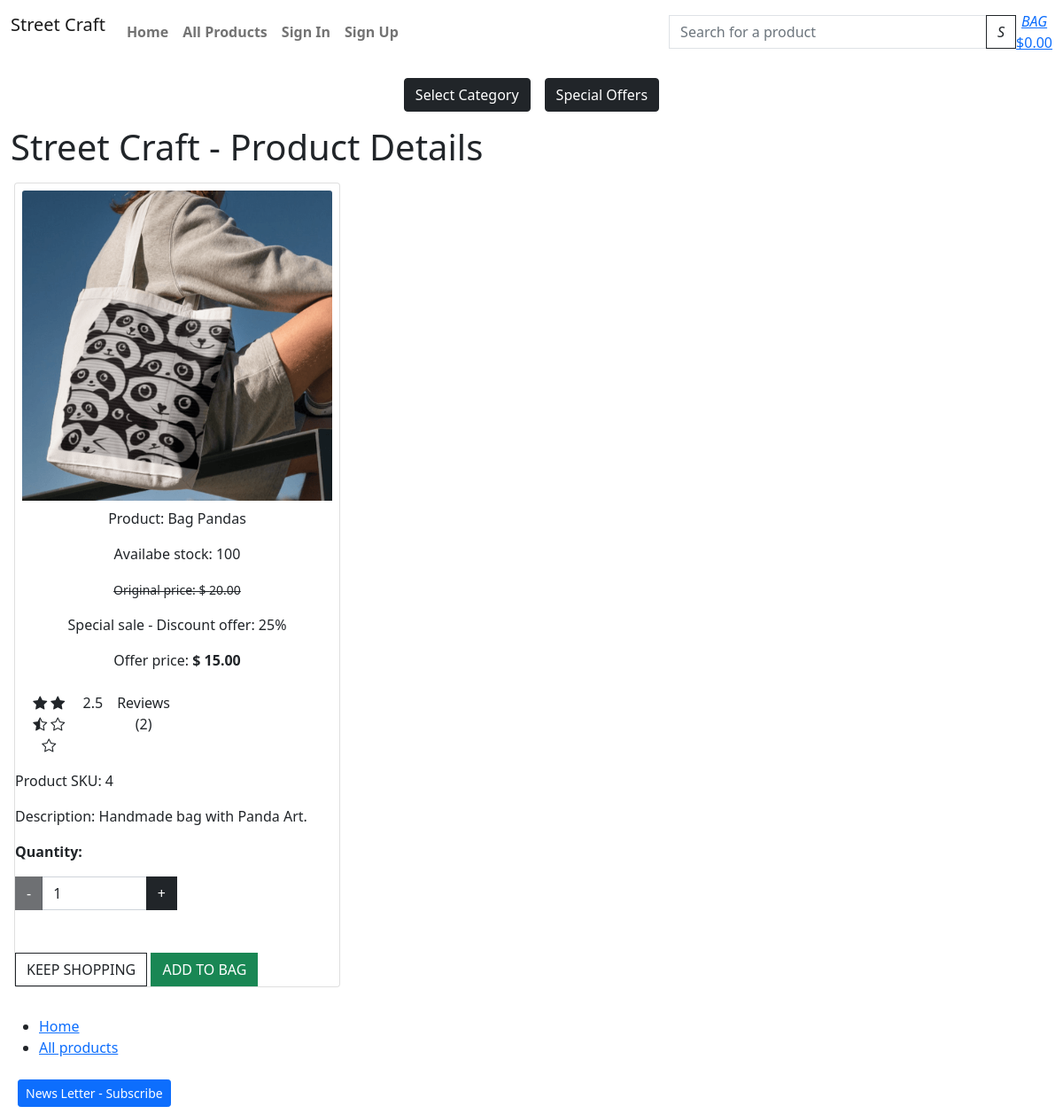
The page /details/bag-pandas/ on the database as committed earlier.
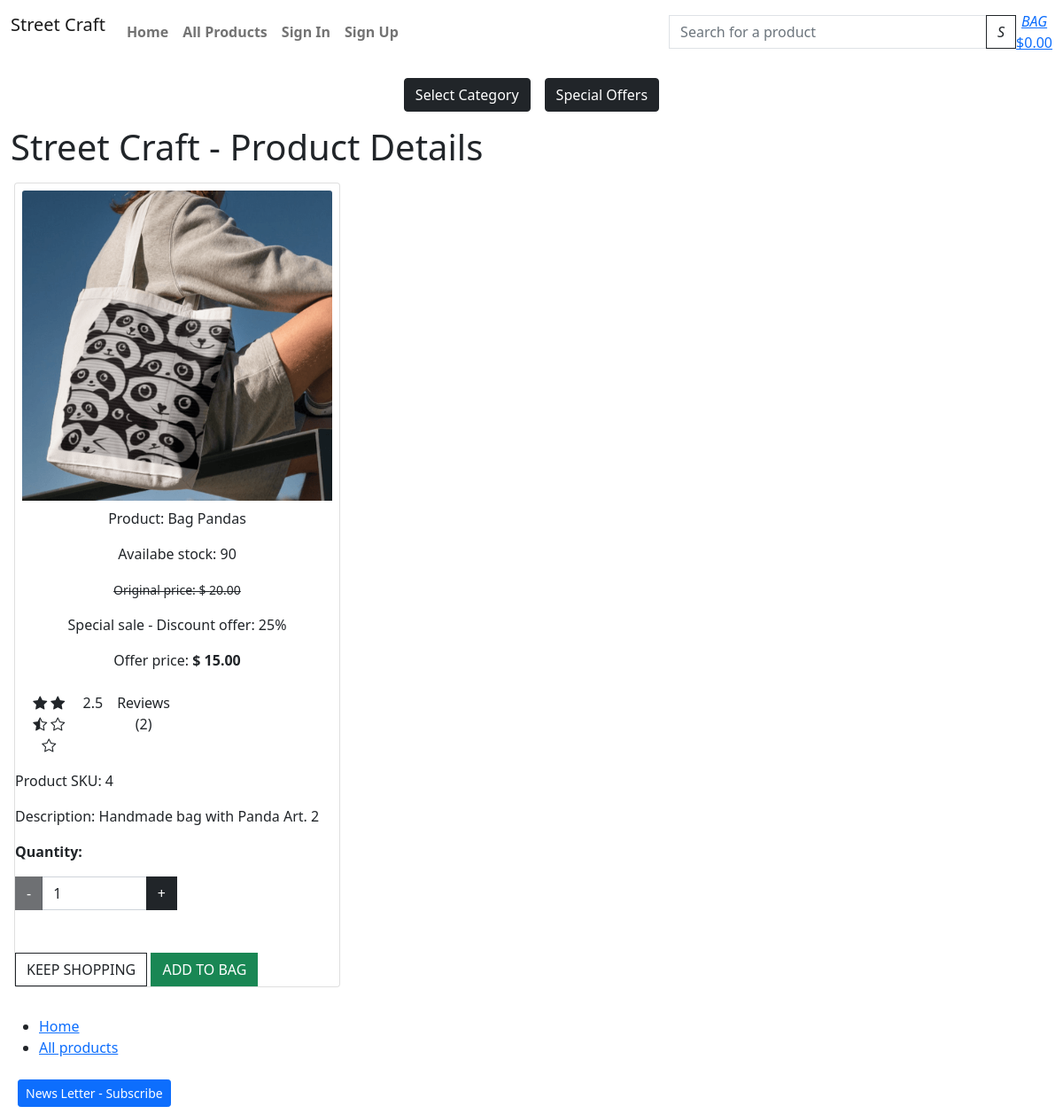
The same page on the database as committed later.
### products/models.py (models this page shows, shortened)
class Product(models.Model):
    sku = models.SmallAutoField(primary_key=True)
    name = models.CharField(max_length=150, unique=True)
    release_date = models.DateTimeField(auto_now_add=True)
    category = models.ForeignKey('Category', null=True, blank=True, on_delete=models.SET_NULL)
    quantity_available = models.IntegerField(default=100,
            validators=[
            MinValueValidator(0)
        ])
    description = models.TextField()
    price = models.DecimalField(max_digits=6, decimal_places=2)
    offer = models.ForeignKey(Offer, null=True, blank=True, on_delete=models.SET_NULL)
    product_image = models.ImageField(null=True, blank=True)
    product_image_url = models.URLField(max_length=1024, null=True, blank=True)
    slug = models.SlugField(max_length=254, null=True, blank=True, unique=True)
    class Meta:
        ordering = ['-release_date']
    def cal_discount_price(self):
        return self.price - ((self.price * self.offer.offer_discount) / 100)

class Offer(models.Model):
    offer_sku = models.SmallAutoField(primary_key=True)
    offer_name = models.CharField(max_length=50,)
    offer_display = models.CharField(max_length=254, null=True, blank=True)
    offer_discount = models.IntegerField(default=0,
        validators=[
            MaxValueValidator(80),
            MinValueValidator(0)
        ])

### products/views.py (the view)
# urls.py: path('details/<slug>/', views.product_details, name='product_details'),
def product_details(request, slug):
    product = get_object_or_404(Product, slug=slug)
    product_review = product.product_review.filter(reviewed=True).order_by("-created_on")
    total_review = product_review.count()
    avg_review = product.product_review.aggregate(review=Avg('review'))['review']
    context = {
        'product': product,
        'product_review': product_review,
        'total_review': total_review,
        'avg_review': avg_review
    }
    return render(request, 'products/product_details.html', context)

### shopbag/contexts.py (called while the page is built, shortened)
def bag_contents(request):
    bag_items = []
    total = 0
    product_count = 0
    bag = request.session.get('bag', {})
    if total < settings.FREE_DELIVERY_THRESHOLD:
        delivery = total * Decimal(settings.STANDARD_DELIVERY_PERCENTAGE / 100)
        free_delivery_delta = settings.FREE_DELIVERY_THRESHOLD - total
    else:
        delivery = 0
        free_delivery_delta = 0
    grand_total = delivery + total
    context = {
        'bag_items': bag_items,
        'total': total,
        'product_count': product_count,
        'delivery': delivery,
        'free_delivery_delta': free_delivery_delta,
        'free_delivery_threshold': settings.FREE_DELIVERY_THRESHOLD,
        'grand_total': grand_total,
    }
    return context

### templates/products/product_details.html (shortened to what the changed rows need)
{% extends "base.html" %}
{% load static %}
{% block content %}
<header>
    <div class="container-fluid">
        <h1>Street Craft - Product Details</h1>
    </div>
</header>
<div class="col-md-4 p-0">
    <div class="card m-3">
        <div class="card-body m-1 p-1 text-center">
                <div class="image-container">
                    {% if product.product_image %}
                    <img class="card-img-top img-fluid" src="{{ product.product_image.url }}" alt="{{ product.name }}">
                    {% else %}
                    <img class="card-img-top img-fluid" src="{{ MEDIA_URL }}noimage-sc.png" alt="No image of the product">
                    {% endif %}
                </div>
            <p class="card-text mt-2">Product: {{ product.name }}</p>
            <p class="card-text">Availabe stock: {{ product.quantity_available }}</p>
            {% if product.offer  %}
            <p class="card-text"><del><small>Original price: $ {{ product.price }}</small></del></p>
            <p class="card-text">{{ product.offer.offer_display }} - Discount offer: {{ product.offer.offer_discount }}%</p>
            <p> Offer price: <strong>$ {{ product.cal_discount_price }} </strong></p>
            {% else %}
            <p class="card-text">Price: $ {{ product.price }}</p>
            {% endif %}
            <div class="col-lg-6 d-flex">
                <div class="p-2">
                </div>
                <div class="p-2">
                </div>
                <div class="ms-auto p-2">
                </div>
            </div>
        </div>
        <div>
            <p class="card-text">Product SKU: {{ product.sku }}</p>
            <p class="card-text">Description: {{ product.description }}</p>
        </div>
    </div>
</div>
{% endblock content %}

Rows that differ between the two databases and show on the page:
changed Product "Bag Pandas": quantity_available "100" → "90"; description "Handmade bag with Panda Art." → "Handmade bag with Panda Art. 2"
